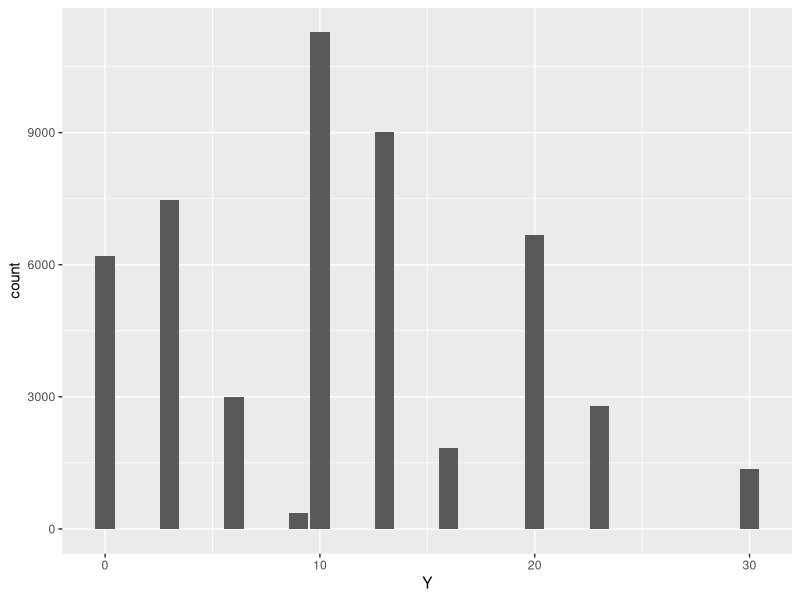
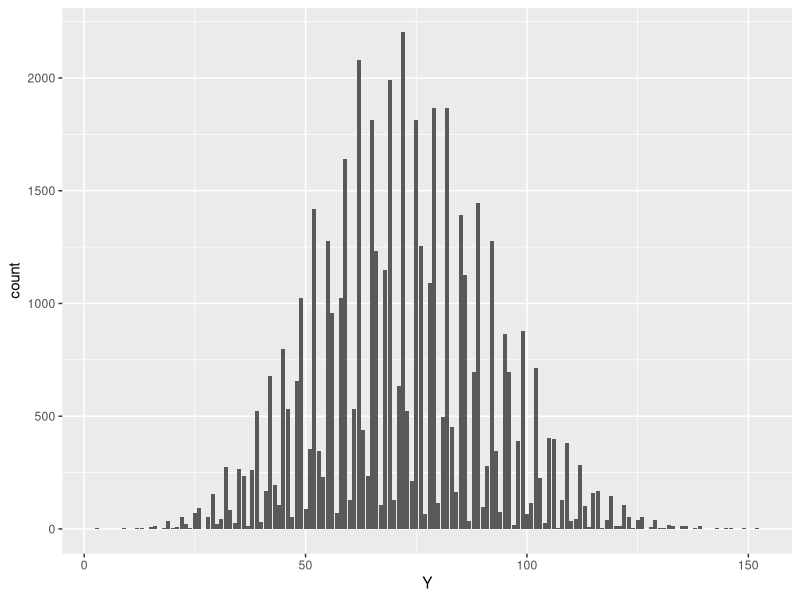
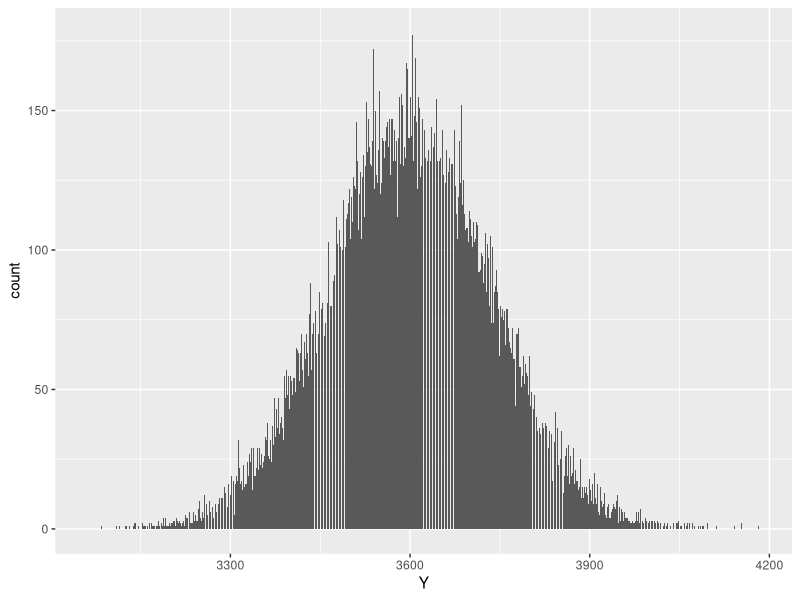

Write R code to recreate these figures, in order.
## ---- chunk 1
library(tidyverse)
## ---- chunk 2
# use runif to generate a random deviate

Gen_X_numbers <- function(n){
  # n is the number of elements
  # return a vector
  
  vec <- runif(n, 0, 1)
  #print(vec)
  vec[vec<0.5] = 0
  vec[0.5<=vec & vec<0.7] = 3
  vec[0.7<=vec & vec<=1] = 10
  
  return(vec)
}
## ---- chunk 3
Gen_X_numbers(4)
## ---- chunk 4
Gen_Y_samples <- function(m,n){
  # m is the rows of Y
  # n is the number of variable X
  
  index <- seq(1,m)
  
  compute_one_Y <- function(n){
    X_seq <- Gen_X_numbers(n)
    # print(sum(X_seq))
    
    return(sum(X_seq))
  }
  
  # attention!
  # map_dbl the second argument is a function
  # if use compute_one_Y(n), it is a function call 
  # and return is a number not a function
  # so we need to use "~" to pass index to it
  # although we don't need it
  Y <- map_dbl(index, ~compute_one_Y(n))
  # print(Y)
  return(data.frame(index,Y))
}
## ---- chunk 5
Gen_Y_samples(5,2)
## ---- chunk 6
df_sample <- Gen_Y_samples(50000, 3)

# use bar to count number
# col is different using x,y aes to show other metrics
df_sample %>% ggplot(aes(x=Y))+
  geom_bar()
## ---- chunk 7
df_sample <- Gen_Y_samples(50000, 20)

# use bar to count number
df_sample %>% ggplot(aes(x=Y))+
  geom_bar()
## ---- chunk 8
max(df_sample$Y)
min(df_sample$Y)
range(df_sample$Y)
diff(range(df_sample$Y))
## ---- chunk 9
df_sample <- Gen_Y_samples(50000, 1000)

# use bar to count number
df_sample %>% ggplot(aes(x=Y))+
  geom_bar()
## ---- chunk 10
max(df_sample$Y)
min(df_sample$Y)
range(df_sample$Y)
diff(range(df_sample$Y))
